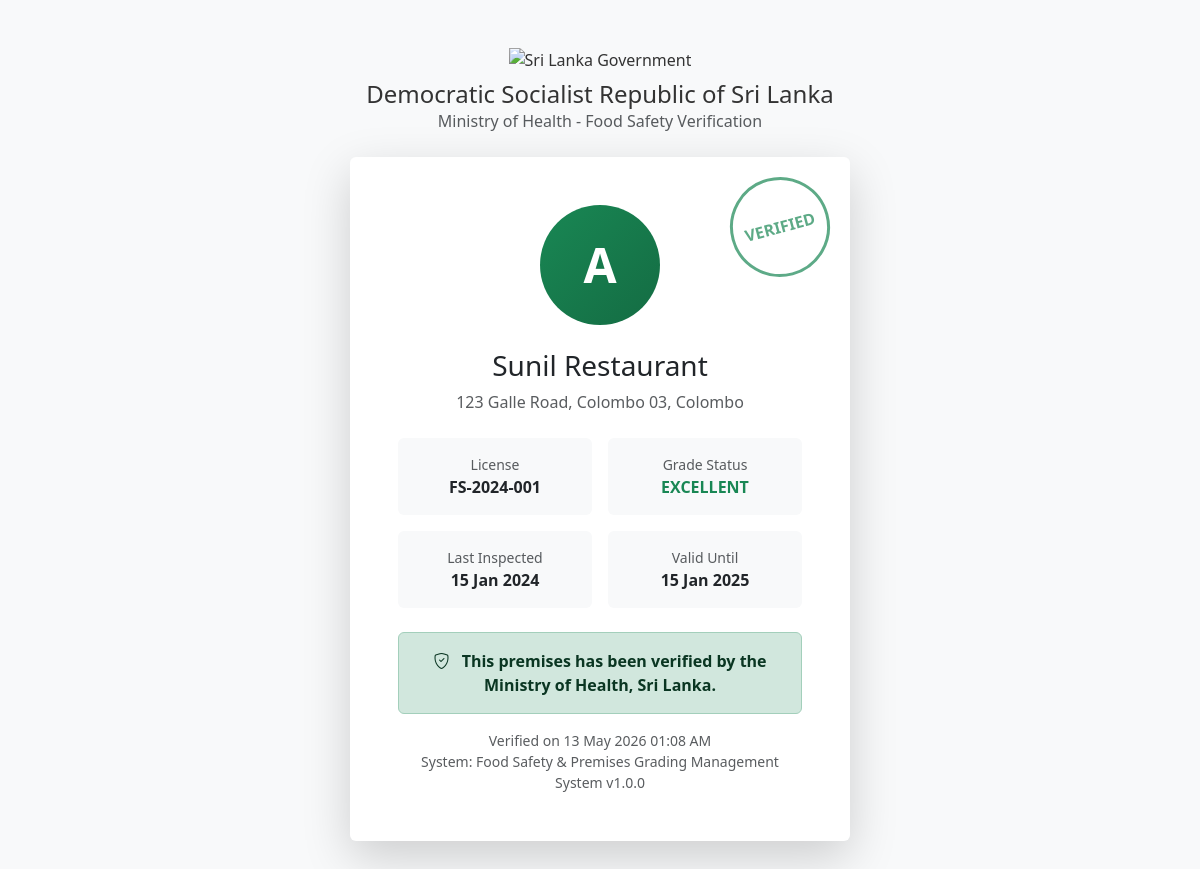
The page /verify.php?id=1 on the database its author committed.
### tables this page shows
CREATE TABLE premises (
    id INT AUTO_INCREMENT PRIMARY KEY,
    shop_name VARCHAR(255) NOT NULL,
    owner_name VARCHAR(255) NOT NULL,
    owner_id INT,
    address TEXT NOT NULL,
    gps_lat DECIMAL(10, 8),
    gps_lng DECIMAL(11, 8),
    contact_number VARCHAR(20) NOT NULL,
    business_type VARCHAR(100) NOT NULL,
    license_number VARCHAR(100) NOT NULL,
    inspection_date DATE,
    expiry_date DATE,
    grade ENUM('A', 'B', 'C', 'D') DEFAULT 'D',
    status ENUM('active', 'inactive', 'suspended') DEFAULT 'active',
    district VARCHAR(50),
    photos JSON,
    qr_code VARCHAR(255),
    created_by INT NOT NULL,
    created_at DATETIME DEFAULT CURRENT_TIMESTAMP,
    updated_at DATETIME DEFAULT CURRENT_TIMESTAMP ON UPDATE CURRENT_TIMESTAMP,
    FOREIGN KEY (owner_id) REFERENCES users(id) ON DELETE SET NULL,
    FOREIGN KEY (created_by) REFERENCES users(id) ON DELETE CASCADE,
    INDEX idx_grade (grade),
    INDEX idx_district (district),
    INDEX idx_status (status),
    INDEX idx_business_type (business_type),
    INDEX idx_license (license_number)
);

### config/database.php (called while the page is built, shortened)
<?php
class Database {
    private static $instance = null;
    private $pdo;
    private function __construct() {
        try {
            $dsn = "mysql:host=" . DB_HOST . ";dbname=" . DB_NAME . ";charset=" . DB_CHARSET;
            $options = [
                PDO::ATTR_ERRMODE => PDO::ERRMODE_EXCEPTION,
                PDO::ATTR_DEFAULT_FETCH_MODE => PDO::FETCH_ASSOC,
                PDO::ATTR_EMULATE_PREPARES => false,
            ];
            $this->pdo = new PDO($dsn, DB_USER, DB_PASS, $options);
        } catch (PDOException $e) {
            error_log("Database connection failed: " . $e->getMessage());
            die("Database connection failed. Please check your configuration.");
        }
    }
    public static function getInstance() {
        if (self::$instance === null) {
            self::$instance = new self();
        }
        return self::$instance;
    }
    public function getConnection() {
        return $this->pdo;
    }
}

### controllers/PremisesController.php (called while the page is built, shortened)
<?php
require_once __DIR__ . '/../models/Premises.php';
class PremisesController {
    private $premisesModel;
    public function __construct() {
        $this->premisesModel = new Premises();
    }
    public function getById($id) {
        $premises = $this->premisesModel->findById($id);
        if ($premises) {
            return ['success' => true, 'data' => $premises];
        }
        return ['success' => false, 'message' => 'Premises not found'];
    }
}

### models/Premises.php (called while the page is built, shortened)
<?php
class Premises {
    private $db;
    public function __construct() {
        $this->db = Database::getInstance()->getConnection();
    }
    public function findById($id) {
        $stmt = $this->db->prepare("
            SELECT p.*, u.full_name as inspector_name
            FROM premises p
            LEFT JOIN users u ON p.created_by = u.id
            WHERE p.id = ? LIMIT 1
        ");
        $stmt->execute([$id]);
        $premises = $stmt->fetch();
        if ($premises) {
            $premises['photos'] = json_decode($premises['photos'], true) ?? [];
        }
        return $premises;
    }
}

### helpers/functions.php (called while the page is built, shortened)
<?php
function formatDate($date, $format = 'd M Y') {
    return date($format, strtotime($date));
}

### verify.php (the view, shortened to what this page needs)
<?php
require_once 'controllers/PremisesController.php';
$premisesController = new PremisesController();
$premisesId = (int)($_GET['id'] ?? 0);
$premises = $premisesController->getById($premisesId)['data'] ?? null;
?>
<!DOCTYPE html>
<html lang="en">
<head>
    <link href="https://cdn.jsdelivr.net/npm/bootstrap@5.3.2/dist/css/bootstrap.min.css" rel="stylesheet">
    <link href="https://cdn.jsdelivr.net/npm/bootstrap-icons@1.11.1/font/bootstrap-icons.css" rel="stylesheet">
    <link href="assets/css/style.css" rel="stylesheet">
</head>
<body class="bg-light">
    <div class="container py-5">
        <div class="text-center mb-4">
            <img src="https://upload.wikimedia.org/wikipedia/commons/thumb/1/11/Emblem_of_Sri_Lanka.svg/120px-Emblem_of_Sri_Lanka.svg.png"
                 alt="Sri Lanka Government" style="height: 60px;" class="mb-2">
            <h4 class="mb-0">Democratic Socialist Republic of Sri Lanka</h4>
            <p class="text-muted">Ministry of Health - Food Safety Verification</p>
        </div>
        <?php if ($premises): ?>
            <div class="card verification-card shadow-lg border-0 position-relative">
                <div class="card-body p-5 text-center">
                    <div class="stamp">VERIFIED</div>
                    <div class="verification-badge mb-4" style="background: linear-gradient(135deg,
                        <?php echo $premises['grade'] === 'A' ? '#198754' : ($premises['grade'] === 'B' ? '#0dcaf0' : ($premises['grade'] === 'C' ? '#ffc107' : '#dc3545')); ?>,
                        <?php echo $premises['grade'] === 'A' ? '#146c43' : ($premises['grade'] === 'B' ? '#0a9bc2' : ($premises['grade'] === 'C' ? '#e0a800' : '#b02a37')); ?>);">
                        <?php echo $premises['grade']; ?>
                    </div>
                    <h3 class="mb-2"><?php echo $premises['shop_name']; ?></h3>
                    <p class="text-muted mb-4"><?php echo $premises['address']; ?>, <?php echo $premises['district']; ?></p>
                    <div class="row g-3 mb-4">
                        <div class="col-6">
                            <div class="p-3 bg-light rounded">
                                <small class="text-muted d-block">License</small>
                                <strong><?php echo $premises['license_number']; ?></strong>
                            </div>
                        </div>
                        <div class="col-6">
                            <div class="p-3 bg-light rounded">
                                <small class="text-muted d-block">Grade Status</small>
                                <strong class="text-<?php echo $premises['grade'] === 'A' ? 'success' : ($premises['grade'] === 'B' ? 'info' : ($premises['grade'] === 'C' ? 'warning' : 'danger')); ?>">
                                    <?php echo $premises['grade'] === 'A' ? 'EXCELLENT' : ($premises['grade'] === 'B' ? 'GOOD' : ($premises['grade'] === 'C' ? 'SATISFACTORY' : 'NEEDS IMPROVEMENT')); ?>
                                </strong>
                            </div>
                        </div>
                        <div class="col-6">
                            <div class="p-3 bg-light rounded">
                                <small class="text-muted d-block">Last Inspected</small>
                                <strong><?php echo formatDate($premises['inspection_date']); ?></strong>
                            </div>
                        </div>
                        <div class="col-6">
                            <div class="p-3 bg-light rounded">
                                <small class="text-muted d-block">Valid Until</small>
                                <strong><?php echo formatDate($premises['expiry_date']); ?></strong>
                            </div>
                        </div>
                    </div>
                    <div class="alert alert-success">
                        <i class="bi bi-shield-check me-2"></i>
                        <strong>This premises has been verified by the Ministry of Health, Sri Lanka.</strong>
                    </div>
                    <p class="text-muted small mb-0">
                        Verified on <?php echo date('d M Y h:i A'); ?><br>
                        System: <?php echo SITE_NAME; ?> v<?php echo VERSION; ?>
                    </p>
                </div>
            </div>
        <?php endif; ?>
    </div>
</body>
</html>

### assets/css/style.css (style rules this page uses)
:root { --primary-green: #198754; --dark-green: #146c43; --light-green: #d1e7dd; --accent-gold: #ffc107; --danger-red: #dc3545; --warning-orange: #fd7e14; --info-blue: #0dcaf0; --sidebar-width: 280px; --sidebar-collapsed: 70px; --header-height: 60px; }
body { font-family: 'Segoe UI', system-ui, -apple-system, sans-serif; background-color: #f8f9fa; color: #333; }

### verify.php (style rules this page uses)
.verification-card { max-width: 500px; margin: 0 auto; }
.verification-badge { width: 120px; height: 120px; border-radius: 50%; display: flex; align-items: center; justify-content: center; font-size: 3rem; font-weight: 700; color: white; margin: 0 auto; }
.stamp { position: absolute; top: 20px; right: 20px; width: 100px; height: 100px; border: 3px solid #198754; border-radius: 50%; display: flex; align-items: center; justify-content: center; color: #198754; font-weight: 700; transform: rotate(-15deg); opacity: 0.7; }

### rows shown on the page
premises: grade "A", shop_name "Sunil Restaurant", address "123 Galle Road, Colombo 03", district "Colombo", license_number "FS-2024-001", inspection_date "15 Jan 2024", expiry_date "15 Jan 2025"

### other values the page prints
SITE_NAME "Food Safety & Premises Grading Management System"
VERSION "1.0.0"
